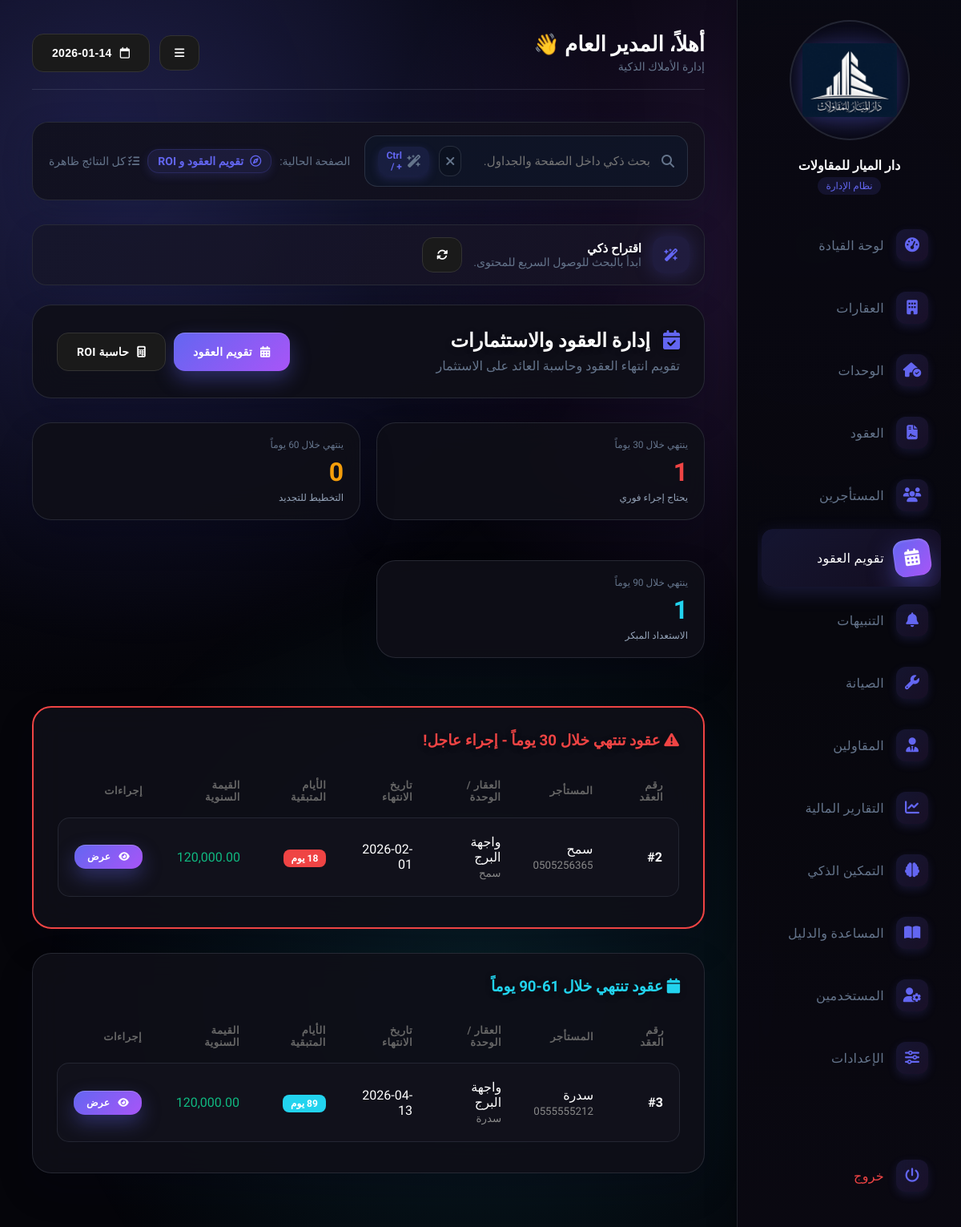
Screenshot of /index.php?p=lease_calendar (signed in) with the database file from the repository.
### tables this page shows
CREATE TABLE `contracts` (
  `id` int NOT NULL,
  `tenant_id` int NOT NULL,
  `unit_id` int NOT NULL,
  `start_date` date NOT NULL,
  `end_date` date NOT NULL,
  `total_amount` decimal(15,2) NOT NULL,
  `paid_amount` decimal(15,2) DEFAULT '0.00',
  `status` enum('active','expired') DEFAULT 'active',
  `signature_img` longtext
);

CREATE TABLE `tenants` (
  `id` int NOT NULL,
  `name` varchar(255) NOT NULL,
  `phone` varchar(20) NOT NULL,
  `id_number` varchar(50) DEFAULT NULL,
  `email` varchar(100) DEFAULT NULL
);

CREATE TABLE `properties` (
  `id` int NOT NULL,
  `name` varchar(255) NOT NULL,
  `address` text,
  `manager` varchar(100) DEFAULT NULL,
  `phone` varchar(20) DEFAULT NULL
);

CREATE TABLE `units` (
  `id` int NOT NULL,
  `property_id` int NOT NULL,
  `unit_name` varchar(100) NOT NULL,
  `type` varchar(50) DEFAULT 'apartment',
  `yearly_price` decimal(15,2) DEFAULT '0.00',
  `elec_meter_no` varchar(50) DEFAULT NULL,
  `water_meter_no` varchar(50) DEFAULT NULL,
  `status` enum('available','rented') DEFAULT 'available'
);

### config.php (called while the page is built, shortened)
<?php
function get_setting(string $key, string $default = ''): string {
    try {
        $stmt = $GLOBALS['pdo']->prepare("SELECT v FROM settings WHERE k = ?");
        $stmt->execute([$key]);
        $value = $stmt->fetchColumn();
        return (string) $value;
    } catch (Exception $e) {
        return $default;
    }
}
function format_date(string $date, string $fallback = ''): string {
    $format = get_setting('date_format', 'Y-m-d');
    try {
        $dt = new DateTime($date);
        return $dt->format($format);
    } catch (Exception $e) {
        return $date;
    }
}
function table_has_column(PDO $pdo, string $table, string $column): bool {
    try {
        $stmt = $pdo->prepare("SHOW COLUMNS FROM `$table` LIKE ?");
        $stmt->execute([$column]);
        return (bool) $stmt->fetch();
    } catch (Exception $e) {
        return false;
    }
}
function tenant_name_column(PDO $pdo): string {
    return table_has_column($pdo, 'tenants', 'full_name') ? 'full_name' : 'name';
}
?>

### pages/lease_calendar.php (the view, shortened to what this page needs)
<?php
$view = $_GET['view'] ?? 'calendar';
$expiringThisMonth = [];
$expiringNextMonth = [];
$expiringNext3Months = [];
try {
    if (isset($pdo)) {
        $tenantNameColumn = tenant_name_column($pdo);
        $upcomingContracts = $pdo->query("
            SELECT
                c.id,
                c.start_date,
                c.end_date,
                c.total_amount,
                t.{$tenantNameColumn} AS tenant_name,
                t.phone,
                u.unit_name,
                p.name AS property_name,
                DATEDIFF(c.end_date, CURDATE()) AS days_until_expiry
            FROM contracts c
            JOIN tenants t ON c.tenant_id = t.id
            JOIN units u ON c.unit_id = u.id
            JOIN properties p ON u.property_id = p.id
            WHERE c.status = 'active'
            AND c.end_date BETWEEN CURDATE() AND DATE_ADD(CURDATE(), INTERVAL 90 DAY)
            ORDER BY c.end_date ASC
        ")->fetchAll(PDO::FETCH_ASSOC);
        foreach ($upcomingContracts as $contract) {
            $daysUntil = $contract['days_until_expiry'];
            if ($daysUntil <= 30) {
                $expiringThisMonth[] = $contract;
            } elseif ($daysUntil <= 60) {
                $expiringNextMonth[] = $contract;
            } else {
                $expiringNext3Months[] = $contract;
            }
        }
    }
} catch (Exception $e) {
}
?>
<div class="card" style="margin-bottom:30px;">
    <div style="display:flex; justify-content:space-between; align-items:center; flex-wrap:wrap; gap:20px;">
        <div>
            <h2 style="margin:0; font-size:24px"><i class="fa-solid fa-calendar-check" style="margin-left:10px;color:var(--primary)"></i> إدارة العقود والاستثمارات</h2>
            <p style="margin:8px 0 0; color:var(--muted)">تقويم انتهاء العقود وحاسبة العائد على الاستثمار</p>
        </div>
        <div style="display:flex; gap:10px;">
            <a href="?p=lease_calendar&view=calendar" class="btn <?= $view === 'calendar' ? 'btn-primary' : 'btn-dark' ?>">
                <i class="fa-solid fa-calendar-days"></i> تقويم العقود
            </a>
            <a href="?p=lease_calendar&view=roi" class="btn <?= $view === 'roi' ? 'btn-primary' : 'btn-dark' ?>">
                <i class="fa-solid fa-calculator"></i> حاسبة ROI
            </a>
        </div>
    </div>
</div>
<?php if ($view === 'calendar'): ?>
<div style="display:grid; grid-template-columns: repeat(auto-fit, minmax(280px, 1fr)); gap:20px; margin-bottom:30px;">
    <div class="card" style="padding:20px;">
        <div style="font-size:12px; color:var(--muted)">ينتهي خلال 30 يوماً</div>
        <div style="font-size:32px; font-weight:800; margin-top:8px; color:#ef4444;"><?= count($expiringThisMonth) ?></div>
        <div style="font-size:12px; color:#94a3b8; margin-top:6px;">يحتاج إجراء فوري</div>
    </div>
    <div class="card" style="padding:20px;">
        <div style="font-size:12px; color:var(--muted)">ينتهي خلال 60 يوماً</div>
        <div style="font-size:32px; font-weight:800; margin-top:8px; color:#f59e0b;"><?= count($expiringNextMonth) ?></div>
        <div style="font-size:12px; color:#94a3b8; margin-top:6px;">التخطيط للتجديد</div>
    </div>
    <div class="card" style="padding:20px;">
        <div style="font-size:12px; color:var(--muted)">ينتهي خلال 90 يوماً</div>
        <div style="font-size:32px; font-weight:800; margin-top:8px; color:#22d3ee;"><?= count($expiringNext3Months) ?></div>
        <div style="font-size:12px; color:#94a3b8; margin-top:6px;">الاستعداد المبكر</div>
    </div>
</div>
<?php if (!empty($expiringThisMonth)): ?>
<div class="card" style="margin-bottom:30px; border:2px solid #ef4444;">
    <h3 style="margin-top:0; color:#ef4444;"><i class="fa-solid fa-exclamation-triangle"></i> عقود تنتهي خلال 30 يوماً - إجراء عاجل!</h3>
    <table>
        <thead>
            <tr>
                <th>رقم العقد</th>
                <th>المستأجر</th>
                <th>العقار / الوحدة</th>
                <th>تاريخ الانتهاء</th>
                <th>الأيام المتبقية</th>
                <th>القيمة السنوية</th>
                <th>إجراءات</th>
            </tr>
        </thead>
        <tbody>
            <?php foreach ($expiringThisMonth as $contract): ?>
            <tr>
                <td style="font-weight:bold">#<?= $contract['id'] ?></td>
                <td><?= htmlspecialchars($contract['tenant_name']) ?><br>
                    <small style="color:#888"><?= htmlspecialchars($contract['phone']) ?></small>
                </td>
                <td><?= htmlspecialchars($contract['property_name']) ?><br>
                    <small style="color:#888"><?= htmlspecialchars($contract['unit_name']) ?></small>
                </td>
                <td><?= format_date($contract['end_date']) ?></td>
                <td>
                    <span style="background:#ef4444; color:white; padding:4px 10px; border-radius:8px; font-size:12px; font-weight:bold;">
                        <?= $contract['days_until_expiry'] ?> يوم
                    </span>
                </td>
                <td style="color:#10b981"><?= number_format($contract['total_amount'], 2) ?></td>
                <td>
                    <a href="index.php?p=contract_view&id=<?= $contract['id'] ?>" class="btn btn-primary btn-sm">
                        <i class="fa-solid fa-eye"></i> عرض
                    </a>
                </td>
            </tr>
            <?php endforeach; ?>
        </tbody>
    </table>
</div>
<?php endif; ?>
<?php if (!empty($expiringNext3Months)): ?>
<div class="card" style="margin-bottom:30px;">
    <h3 style="margin-top:0; color:#22d3ee;"><i class="fa-solid fa-calendar"></i> عقود تنتهي خلال 61-90 يوماً</h3>
    <table>
        <thead>
            <tr>
                <th>رقم العقد</th>
                <th>المستأجر</th>
                <th>العقار / الوحدة</th>
                <th>تاريخ الانتهاء</th>
                <th>الأيام المتبقية</th>
                <th>القيمة السنوية</th>
                <th>إجراءات</th>
            </tr>
        </thead>
        <tbody>
            <?php foreach ($expiringNext3Months as $contract): ?>
            <tr>
                <td style="font-weight:bold">#<?= $contract['id'] ?></td>
                <td><?= htmlspecialchars($contract['tenant_name']) ?><br>
                    <small style="color:#888"><?= htmlspecialchars($contract['phone']) ?></small>
                </td>
                <td><?= htmlspecialchars($contract['property_name']) ?><br>
                    <small style="color:#888"><?= htmlspecialchars($contract['unit_name']) ?></small>
                </td>
                <td><?= format_date($contract['end_date']) ?></td>
                <td>
                    <span style="background:#22d3ee; color:white; padding:4px 10px; border-radius:8px; font-size:12px; font-weight:bold;">
                        <?= $contract['days_until_expiry'] ?> يوم
                    </span>
                </td>
                <td style="color:#10b981"><?= number_format($contract['total_amount'], 2) ?></td>
                <td>
                    <a href="index.php?p=contract_view&id=<?= $contract['id'] ?>" class="btn btn-primary btn-sm">
                        <i class="fa-solid fa-eye"></i> عرض
                    </a>
                </td>
            </tr>
            <?php endforeach; ?>
        </tbody>
    </table>
</div>
<?php endif; ?>
<?php endif; ?>

### rows the page displays
contracts: id "2", tenant.name "سمح", tenant.phone "0505256365", properties.name "واجهة البرج", unit.unit_name "سمح", end_date "2026-02-01", days_until_expiry "18", total_amount "120,000.00"
contracts: id "3", tenant.name "سدرة", tenant.phone "0555555212", properties.name "واجهة البرج", unit.unit_name "سدرة", end_date "2026-04-13", days_until_expiry "89", total_amount "120,000.00"

### other values shown
$company_name_safe "دار الميار للمقاولات"
$user_name "المدير العام"
$displayDate "2026-01-14"
$page_title "تقويم العقود و ROI"
count($expiringThisMonth) "1"
count($expiringNextMonth) "0"
count($expiringNext3Months) "1"
